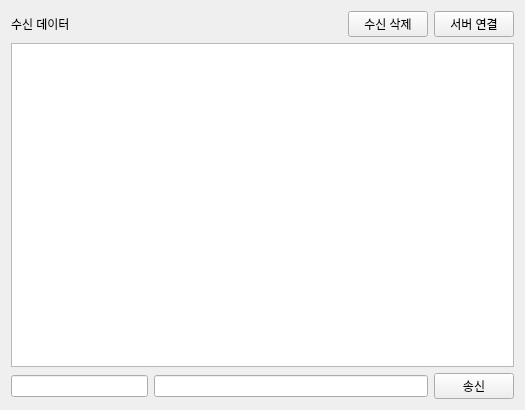
<?xml version="1.0" encoding="UTF-8"?>
<ui version="4.0">
 <class>Tab2SocketClient</class>
 <widget class="QWidget" name="Tab2SocketClient">
  <property name="geometry">
   <rect>
    <x>0</x>
    <y>0</y>
    <width>525</width>
    <height>410</height>
   </rect>
  </property>
  <property name="windowTitle">
   <string>Form</string>
  </property>
  <layout class="QVBoxLayout" name="verticalLayout_2">
   <item>
    <layout class="QVBoxLayout" name="verticalLayout">
     <item>
      <layout class="QHBoxLayout" name="horizontalLayout" stretch="0,0,0,0">
       <item>
        <widget class="QLabel" name="label">
         <property name="text">
          <string>수신 데이터</string>
         </property>
        </widget>
       </item>
       <item>
        <spacer name="horizontalSpacer">
         <property name="orientation">
          <enum>Qt::Orientation::Horizontal</enum>
         </property>
         <property name="sizeHint" stdset="0">
          <size>
           <width>40</width>
           <height>20</height>
          </size>
         </property>
        </spacer>
       </item>
       <item>
        <widget class="QPushButton" name="pPBRecvDataClear">
         <property name="text">
          <string>수신 삭제</string>
         </property>
        </widget>
       </item>
       <item>
        <widget class="QPushButton" name="pPBServerConnect">
         <property name="text">
          <string>서버 연결</string>
         </property>
         <property name="checkable">
          <bool>true</bool>
         </property>
        </widget>
       </item>
      </layout>
     </item>
     <item>
      <layout class="QHBoxLayout" name="horizontalLayout_2">
       <item>
        <widget class="QTextEdit" name="pTERecvData"/>
       </item>
      </layout>
     </item>
     <item>
      <layout class="QHBoxLayout" name="horizontalLayout_3" stretch="3,6,1">
       <item>
        <widget class="QLineEdit" name="pLERecvId"/>
       </item>
       <item>
        <widget class="QLineEdit" name="pLESendData"/>
       </item>
       <item>
        <widget class="QPushButton" name="pPBSend">
         <property name="text">
          <string>송신</string>
         </property>
        </widget>
       </item>
      </layout>
     </item>
    </layout>
   </item>
  </layout>
 </widget>
 <resources/>
 <connections>
  <connection>
   <sender>pPBRecvDataClear</sender>
   <signal>clicked()</signal>
   <receiver>pTERecvData</receiver>
   <slot>clear()</slot>
   <hints>
    <hint type="sourcelabel">
     <x>388</x>
     <y>27</y>
    </hint>
    <hint type="destinationlabel">
     <x>388</x>
     <y>72</y>
    </hint>
   </hints>
  </connection>
  <connection>
   <sender>pLESendData</sender>
   <signal>returnPressed()</signal>
   <receiver>pPBSend</receiver>
   <slot>click()</slot>
   <hints>
    <hint type="sourcelabel">
     <x>351</x>
     <y>388</y>
    </hint>
    <hint type="destinationlabel">
     <x>458</x>
     <y>383</y>
    </hint>
   </hints>
  </connection>
 </connections>
</ui>
